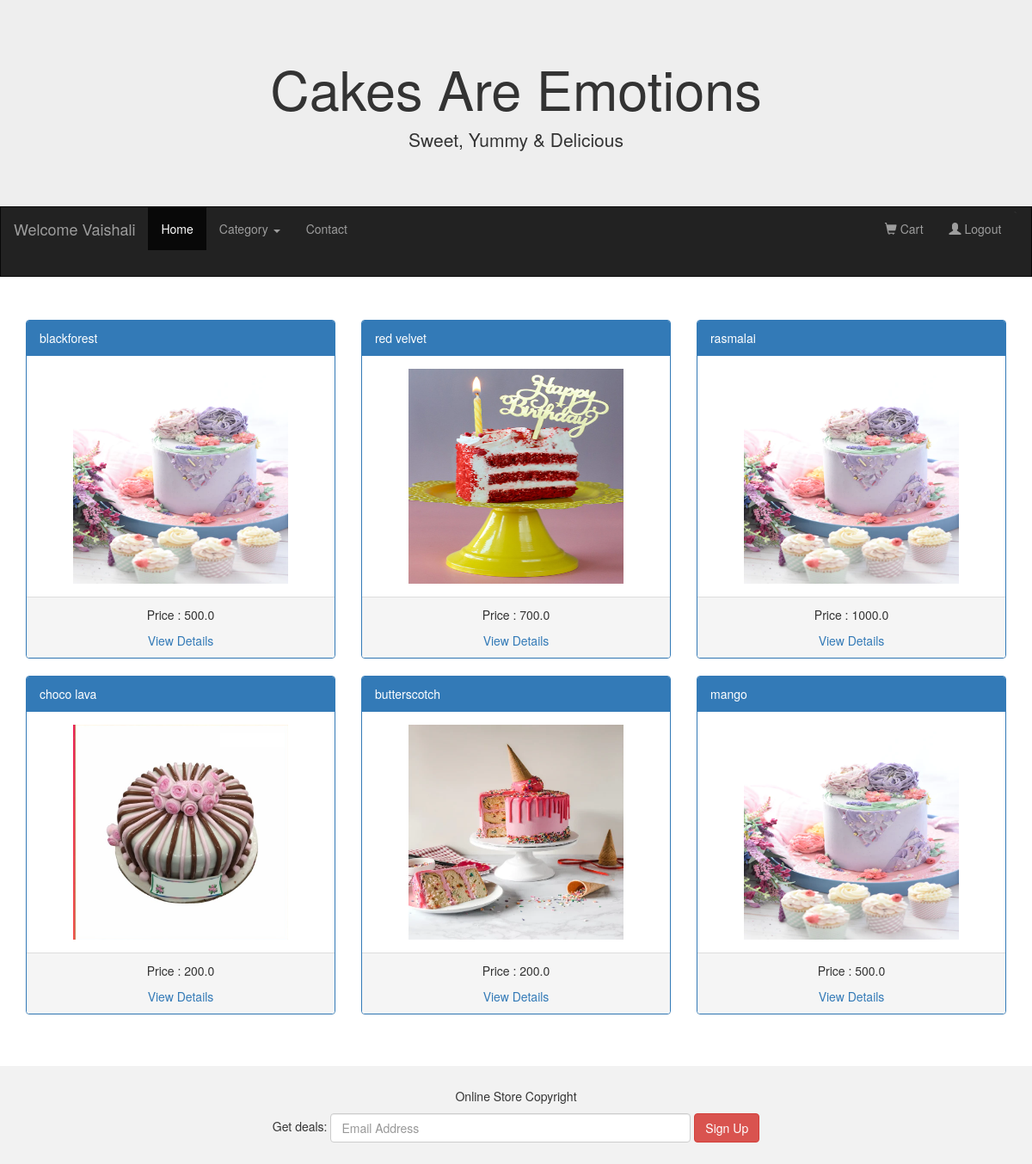
The app's page / (signed in) with its own data.
### adminApp/models.py (models this page shows)
class Product(models.Model):
    pname = models.CharField(max_length=20)
    price = models.FloatField(default=200)
    description = models.CharField(max_length=50)
    size = models.FloatField(default=1)
    quantity = models.IntegerField()
    image = models.ImageField(default = 'abc.jpg',upload_to = "Images")
    cat = models.ForeignKey(to='Category', on_delete=models.CASCADE)
    class Meta:
        db_table = "Product"

### userApp/views.py (the view)
# urls.py: path('',views.homepage),
def homepage(request):
    cats = Category.objects.all()
    cakes = Product.objects.all()
    return render(request,"homepage.html",{"cats":cats,"cakes":cakes})

### userApp/templates/homepage.html (shortened to what this page needs)
<!DOCTYPE html>
<html lang="en">
<head>
  <link rel="stylesheet" href="https://maxcdn.bootstrapcdn.com/bootstrap/3.4.1/css/bootstrap.min.css">
</head>
<body>
<div class="jumbotron">
  <div class="container text-center">
    <h1>Cakes Are Emotions </h1>
    <p>Sweet, Yummy & Delicious </p>
  </div>
</div>
<nav class="navbar navbar-inverse">
  <div class="container-fluid">
    <div class="navbar-header">
      {%if "uname" in request.session%}
      <a class="navbar-brand" href="#">Welcome {{request.session.uname}}</a>
      {%else%}
      <a class="navbar-brand" href="#">Cake Shop</a>
      {%endif%}
    </div>
    <div class="collapse navbar-collapse" id="myNavbar">
      <ul class="nav navbar-nav">
        <li class="active"><a href="/">Home</a></li>
        <li class="dropdown">
          <a class="dropdown-toggle" data-toggle="dropdown" href="#">Category
          <span class="caret"></span></a>
          <ul class="dropdown-menu">
            {%for cat in cats%}
            <li><a href="/showcakes/{{cat.id}}">{{cat.category_name}}</li>
              {%endfor%}
          </ul>
        <li><a href="#">Contact</a></li>
      </ul>
      <ul class="nav navbar-nav navbar-right">
        {%if "uname" in request.session%}
        <li><a href="/showAll"><span class="glyphicon glyphicon-shopping-cart"></span> Cart</a></li>
        <li><a href="/logout"><span class="glyphicon glyphicon-user"></span> Logout </a></li>`
        {%else%}
        <li><a href="/login"><span class="glyphicon glyphicon-user"></span> Login </a></li>`
        <li><a href="/signup"><span class="glyphicon glyphicon-user"></span> Signup </a></li>
        {%endif%}
      </ul>
    </div>
  </div>
</nav>
{%block content%}
<div class="container">
  <div class="row">
    {%for cake in cakes%}
    <div class="col-sm-4">
      <div class="panel panel-primary">
        <div class="panel-heading">{{cake.pname}}</div>
        <div class="panel-body"><center>  <a href="/viewDetails/{{cake.id}}"><img src="{{cake.image.url}}" class="img-responsive" style="width:250px;height:250px;" alt="Image"> </a></center></div>
        <div class="panel-footer"> <center> <p> Price : {{cake.price}} </p>
          <a href="/viewDetails/{{cake.id}}"> View Details </a>
        </center> </div>
      </div>
    </div>
    {%endfor%}
  </div>
</div><br><br>
{%endblock%}
<footer class="container-fluid text-center">
  <p>Online Store Copyright</p>
  <form class="form-inline">Get deals:
    <input type="email" class="form-control" size="50" placeholder="Email Address">
    <button type="button" class="btn btn-danger">Sign Up</button>
  </form>
</footer>
</body>
</html>

### userApp/templates/homepage.html (style rules this page uses)
.navbar { margin-bottom: 50px; border-radius: 0; }
.jumbotron { margin-bottom: 0; }
footer { background-color: #f2f2f2; padding: 25px; }

### records on screen
Product: pname "blackforest", image (picture), price "500.0"
Product: pname "red velvet", image (picture), price "700.0"
Product: pname "rasmalai", image (picture), price "1000.0"
Product: pname "choco lava", image (picture), price "200.0"
Product: pname "butterscotch", image (picture), price "200.0"
Product: pname "mango", image (picture), price "500.0"

### other values on screen
{{ request.session.uname }} "Vaishali"
